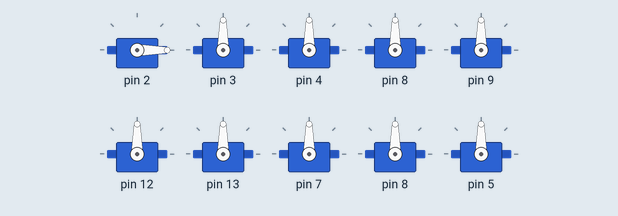
Recording of a sketch running on a simulated Arduino Uno, built with avr-gcc and run on an emulated ATmega328P. On the bench: 10 × servo.

Above: at 2.2 s.
At 3.9 s:
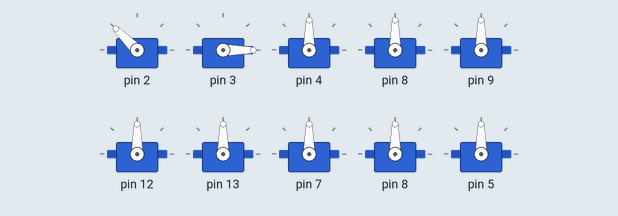
At 5.6 s:
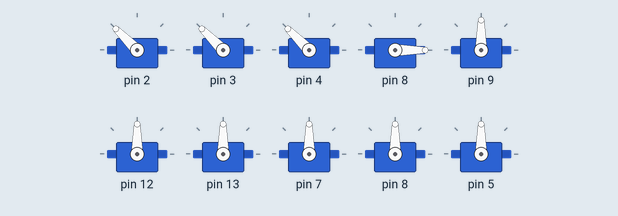
At 7.3 s:
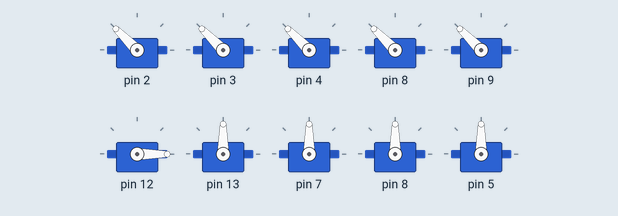
At 9.1 s:
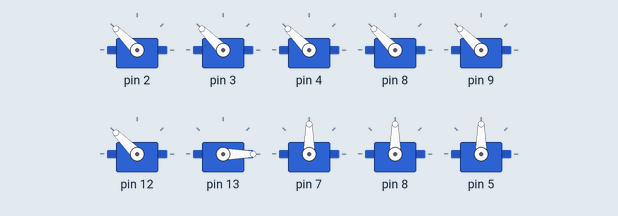
At 19.1 s:
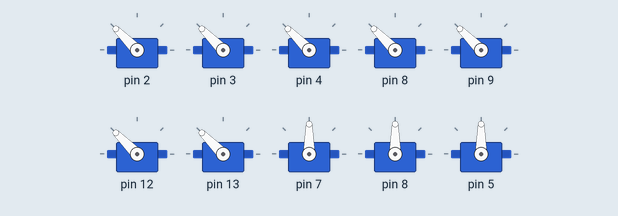
Timing chart, 0 to 24.3 s (numbered marks = the images above):
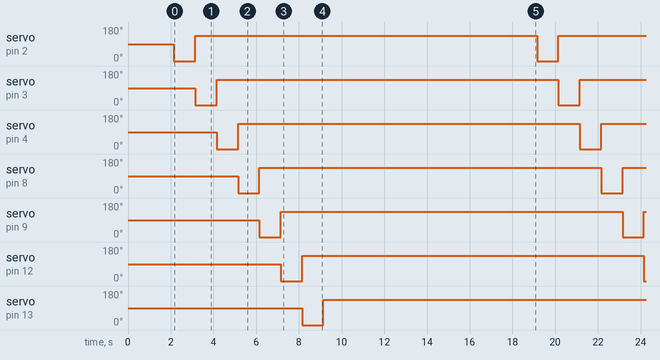

The sketch:

test1_unfinished.ino
```cpp
#include <Servo.h>

Servo myServos[10]; //create 10 servos


void setup() {
  Serial.begin(9600);
  //The following code can be cleaned up in a single for-loop if you solder the wires in a more continuous pattern than I did
  //Order of servos is such that myServos[0]=tail segment, and myServos[9]=head segment
  myServos[0].attach(2);
  myServos[1].attach(3);
  myServos[2].attach(4);
  myServos[3].attach(8);
  myServos[4].attach(9);
  myServos[5].attach(12);
  myServos[6].attach(13);
  myServos[7].attach(7);
  myServos[8].attach(8);
  myServos[9].attach(5);

  //Initialise snake in a straight line
  for(int i=0; i<10; i++){
    myServos[i].write(90);
    delay(15);
  }
  delay(2000);
}

void straightline(){
  for(int i=0; i<10; i++){
    myServos[i].write(90);
    delay(100);
  }
}

void loop() {
  myServos[0].write(0);
    delay(1000);
  myServos[0].write(135);
  myServos[1].write(0);
    delay(1000);
  myServos[1].write(135);
  myServos[2].write(0);
    delay(1000);
  myServos[2].write(135);
  myServos[3].write(0);
    delay(1000);
  myServos[3].write(135);
  myServos[4].write(0);
    delay(1000);
  myServos[4].write(135);
  myServos[5].write(0);
    delay(1000);
  myServos[5].write(135);
  myServos[6].write(0);
    delay(1000);
  myServos[6].write(135);
    delay(10000);
}
```

Measured:
- by itself, servo on pin 2–4, servo on pin 8, servo on pin 9, servo on pin 12, servo on pin 13: alternates 135° for 16.0 s and 0° for 1.0 s
